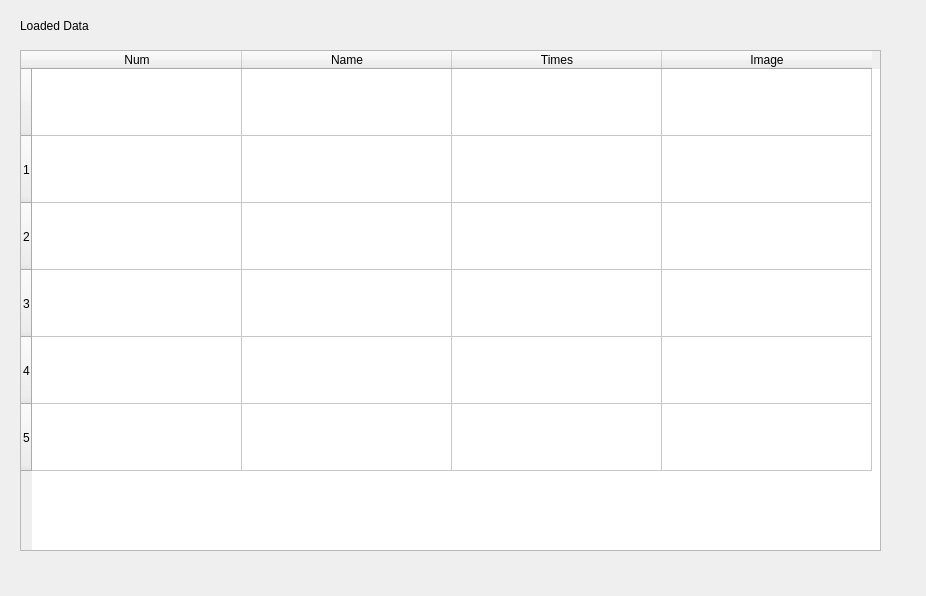
<?xml version="1.0" encoding="UTF-8"?>
<ui version="4.0">
 <class>Form</class>
 <widget class="QWidget" name="Form">
  <property name="geometry">
   <rect>
    <x>0</x>
    <y>0</y>
    <width>926</width>
    <height>596</height>
   </rect>
  </property>
  <property name="windowTitle">
   <string>Form</string>
  </property>
  <widget class="QLabel" name="label">
   <property name="geometry">
    <rect>
     <x>20</x>
     <y>10</y>
     <width>101</width>
     <height>31</height>
    </rect>
   </property>
   <property name="text">
    <string>Loaded Data</string>
   </property>
  </widget>
  <widget class="QTableWidget" name="tableWidget">
   <property name="geometry">
    <rect>
     <x>20</x>
     <y>50</y>
     <width>861</width>
     <height>501</height>
    </rect>
   </property>
   <property name="minimumSize">
    <size>
     <width>671</width>
     <height>0</height>
    </size>
   </property>
   <property name="maximumSize">
    <size>
     <width>1024</width>
     <height>16777215</height>
    </size>
   </property>
   <property name="acceptDrops">
    <bool>false</bool>
   </property>
   <property name="autoFillBackground">
    <bool>false</bool>
   </property>
   <property name="autoScroll">
    <bool>true</bool>
   </property>
   <property name="autoScrollMargin">
    <number>20</number>
   </property>
   <property name="sortingEnabled">
    <bool>false</bool>
   </property>
   <attribute name="horizontalHeaderVisible">
    <bool>true</bool>
   </attribute>
   <attribute name="horizontalHeaderCascadingSectionResizes">
    <bool>false</bool>
   </attribute>
   <attribute name="horizontalHeaderDefaultSectionSize">
    <number>210</number>
   </attribute>
   <attribute name="horizontalHeaderHighlightSections">
    <bool>false</bool>
   </attribute>
   <attribute name="horizontalHeaderMinimumSectionSize">
    <number>117</number>
   </attribute>
   <attribute name="horizontalHeaderShowSortIndicator" stdset="0">
    <bool>true</bool>
   </attribute>
   <attribute name="horizontalHeaderStretchLastSection">
    <bool>false</bool>
   </attribute>
   <attribute name="verticalHeaderVisible">
    <bool>true</bool>
   </attribute>
   <attribute name="verticalHeaderDefaultSectionSize">
    <number>67</number>
   </attribute>
   <attribute name="verticalHeaderMinimumSectionSize">
    <number>37</number>
   </attribute>
   <row>
    <property name="text">
     <string/>
    </property>
   </row>
   <row>
    <property name="text">
     <string>1</string>
    </property>
   </row>
   <row>
    <property name="text">
     <string>2</string>
    </property>
   </row>
   <row>
    <property name="text">
     <string>3</string>
    </property>
   </row>
   <row>
    <property name="text">
     <string>4</string>
    </property>
   </row>
   <row>
    <property name="text">
     <string>5</string>
    </property>
   </row>
   <column>
    <property name="text">
     <string>Num</string>
    </property>
   </column>
   <column>
    <property name="text">
     <string>Name</string>
    </property>
   </column>
   <column>
    <property name="text">
     <string>Times</string>
    </property>
   </column>
   <column>
    <property name="text">
     <string>Image</string>
    </property>
   </column>
   <item row="1" column="0">
    <property name="text">
     <string/>
    </property>
   </item>
   <item row="1" column="3">
    <property name="text">
     <string/>
    </property>
   </item>
  </widget>
 </widget>
 <resources/>
 <connections/>
</ui>
